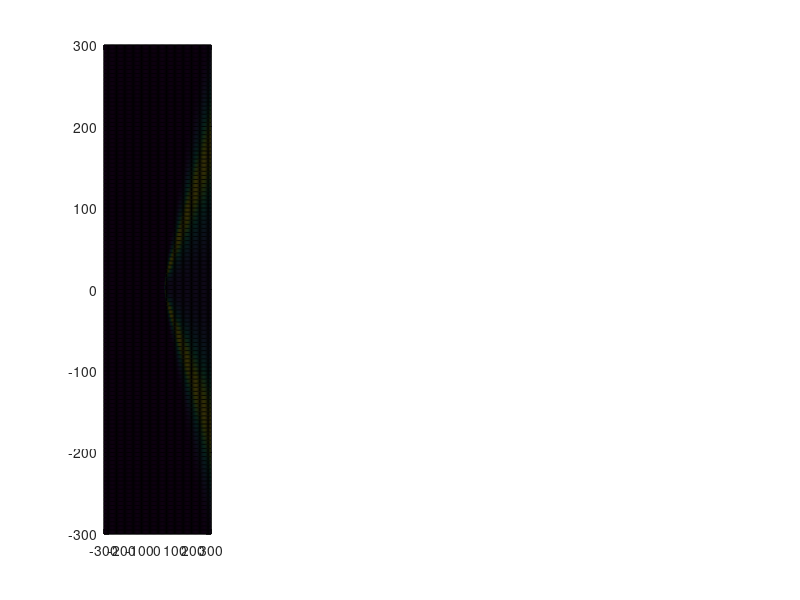

This chart was generated by the following MATLAB code: (Note: this script raises an error after producing the figure.)
% Towed Array Source Localization with Ambiguity Surface method

% SIMULATIONS:

% - Simulation 1: Stationary source, moving array, no noise on measurements
% - Simulation 2: Stationary source, moving array, noisy measurements 
% - Simulation 3: Moving source, moving array, no noise on measurements -
% Incorporates Dilation of Surfaces
% - Simulation 4: Moving source, moving array with more sensors, no noise on measurements
% - Simulation 5: Two stationary sources, moving array, no noise

%//////////////////////////////////////////////////////////////////////////

%% SIMULATION 1: Stationary source, moving array, no noise on measurements
clear, close all

%~~~~~~~~~~~~~~~~~~~~~~~~~~~~Set parameters~~~~~~~~~~~~~~~~~~~~~~~~~~

Ntsteps=4; %number of time steps

%-------- Parameters for Ambiguity surface computation -------------
sig =0.002; %Determine sigma (standard deviation) for the Gaussian:
sig_hyperbolas = 0.0003; % STD for plotting intersecting hyperbolas
%(for visual assesment of how they are crossing)- needs to be small

%--------  Parameters for the source simulation ----------------  
true_wpos(1,:)= [100,50,0]; %[x,y,z]; %Set the START of True whale position 
% (note, the whale will move in this simulation)
Nsources=size(true_wpos,1);

%--------  Parameters for the boat and array simulation ----------------  
d=40; %distance between sensors
boatspeed_kts = 10; % boat speed in knots
boatspeed= boatspeed_kts/1.944; %boat speed in m/s
timestep = 10; % how much time elapses in each time step in s

%--------  Parameters for modeled TDOA ---------------- 
% - Grid range and resolution:
xrange=[-300,300]; % x range in m
yrange=[-300,300]; % y range in m
dx=5; % grid step size in m (resolution) in x direction
dy=dx;% grid step size in m (resolution) in y direction
% - Speed of sound
c=1500;


%~~~~~~~~~~~~~~~~~~~~~~Simulate Hydrophone positions~~~~~~~~~~~~~~~~~~~~~~
hyph_pos(:,:,1)=[0,0,0;d,0,0]; %[x1,y1,z1; x2,y2,z2];
Nsensors=size(hyph_pos,1);
boatmove = boatspeed*timestep;
for t=2:Ntsteps
hyph_pos(:,:,t)=hyph_pos(:,:,t-1)+ repmat([boatmove,0,0],Nsensors,1);
end
Nsensors=size(hyph_pos,1);

%~~~~~~~~~~~~~~~~~~~~~~Compute True TDOAs~~~~~~~~~~~~~~~~~~~~~~~~~~~~~~~~~
true_tdoa=zeros(Nsources,Ntsteps);
ip1=1;ip2=2;
for t=1:Ntsteps
    rp=hyph_pos(:,:,t);
    dt1 = 1/c*sqrt((rp(ip1,1)-true_wpos(:,1)).^2 + ...
        (rp(ip1,2)-true_wpos(:,2)).^2 + ...
        (rp(ip1,3)-true_wpos(:,3)).^2);
    dt2 = 1/c*sqrt((rp(ip2,1)-true_wpos(:,1)).^2 + ...
        (rp(ip2,2)-true_wpos(:,2)).^2 + ...
        (rp(ip2,3)-true_wpos(:,3)).^2);
    true_tdoa(:,t) = dt1-dt2;
end

%~~~~~~~~~~~~~~~~~~~~~~~~Create measurements~~~~~~~~~~~~~~~~~~~~~~~~~~~
tdoa_measured = true_tdoa; %Assume for the moment no noise in measurements

%~~~~~~~~~~~~~~~~~~~Create a grid for surface evaluation~~~~~~~~~~~~~~~~~~
% At the moment grid is fixed, but in future it should move with sensors.
x=xrange(1):dx:xrange(2);
Ngp_x=length(x);
y=yrange(1):dy:yrange(2);
Ngp_y=length(y);
z=0;
Ngp_z=length(z);
[X,Y,Z] = meshgrid(x,y,z);
wpos=[X(:),Y(:),Z(:)]; %gives grid of N x [x,y,z] coordinates
N= size(wpos,1); %number of grid points to evaluate

%~~~~~~~~~~~~~~~~~~~Compute Ambiguity Surfaces~~~~~~~~~~~~~~~~~~~
%Pre-allocate:
LS=nan(Nsources,N,Ntsteps);
LS_Hyperbolas = LS;
fig1=figure; hold on

for t=1:Ntsteps % for each time step compute LS

rp=hyph_pos(:,:,t);
ip1=1;ip2=2;
tdoa_model=zeros(1,N);
for wpi=1:N % for each hypothetical grid position wpos(wpi) this calculates
    % time between position and hydrophone position - dt1 (between
    % hyph 1 and position wpos(wpi)), dt2 (between hyph2 and position wpos(wpi)), then
    % tdoa_model is tdoa between the hyph1 and hyph2 if the source
    % is at wpos(wpi).
    dt1 = 1/c*sqrt( (rp(ip1,1)-wpos(wpi,1))^2 + ...
        (rp(ip1,2)-wpos(wpi,2))^2 + ...
        (rp(ip1,3)-wpos(wpi,3))^2);
    dt2 = 1/c*sqrt( (rp(ip2,1)-wpos(wpi,1))^2 + ...
        (rp(ip2,2)-wpos(wpi,2))^2 + ...
        (rp(ip2,3)-wpos(wpi,3))^2);
    tdoa_model(wpi) = dt1-dt2;
end

LS(:,:,t)= exp(-1/(2*sig^2).*(tdoa_model-tdoa_measured(t)).^2);
LS_Hyperbolas(:,:,t)= exp(-1/(2*sig_hyperbolas^2).*(tdoa_model-tdoa_measured(t)).^2);

%PLOT Ambiguity Surface at time t
LStotal_temp=reshape(LS(:,:,t),[Ngp_y,Ngp_x,Ngp_z]);
subplot(1,Ntsteps,t)
s=pcolor(X,Y,LStotal_temp); hold on
s.EdgeColor='none';
clim([0,1])
colorbar
axis equal
axis tight
plot(rp(ip1,1),rp(ip1,2),'r^','MarkerFaceColor','r'),hold on
plot(rp(ip2,1),rp(ip2,2),'r^','MarkerFaceColor','r')
plot(true_wpos(1),true_wpos(2),'r*','MarkerSize',12,'Linewidth',2)
xlabel(' x (m)'),ylabel('y (m)')
title(['Ambiguity surface for time step ', num2str(t)])

end
fontsize(fig1,14,'points')
ss = get(0, 'Screensize'); %
set(fig1, 'Position', [ss(1) ss(4)/2 ss(3) ss(4)/2]);

%~~~~~~~~~~~~~~~~~~~PLOT final Ambiguity Surface~~~~~~~~~~~~~~~~~~~
LStotal_temp=prod(LS,3);
LStotal=reshape(LStotal_temp,[Ngp_y,Ngp_x,Ngp_z]);
fig2=figure; hold on,
s=pcolor(X,Y,LStotal); 
s.EdgeColor='none';
clim([0,1])
colorbar
axis equal
axis tight
plot([hyph_pos(ip1,1,1),hyph_pos(ip1,1,end)],[hyph_pos(ip1,2,1),hyph_pos(ip1,2,end)],'r-','Linewidth',3),hold on
plot(true_wpos(1),true_wpos(2),'r*','MarkerSize',12,'Linewidth',2)
legend('Ambiguity Surface','Boat track', 'True whale position')
xlabel(' x (m)'),ylabel('y (m)')
title('Total ambiguity surface')
fontsize(fig2,14,'points')

%~~~~~~~~~~~~~~~~~~~PLOT Intersecting Hyperbolas~~~~~~~~~~~~~~~~~~~
LStotal_hyperbolas_temp = sum(LS_Hyperbolas,3);
LStotal_hyperbolas = reshape(LStotal_hyperbolas_temp,[Ngp_y,Ngp_x,Ngp_z]);
fig3=figure;
s=pcolor(X,Y,LStotal_hyperbolas); hold on
s.EdgeColor='none';
set(gca,'YDir', 'normal');
clim([0,1])
colorbar
axis equal
axis tight
plot([hyph_pos(ip1,1,1),hyph_pos(ip1,1,end)],[hyph_pos(ip1,2,1),hyph_pos(ip1,2,end)],'r-', 'Linewidth', 3),hold on
plot(true_wpos(1),true_wpos(2),'r*','MarkerSize',12,'Linewidth',2)
xlabel(' x (m)'),ylabel('y (m)')
legend('Intesecting hyperbolas', 'Boat track', 'True whale position')
title('Intesecting hyperbolas')
fontsize(fig3,14,'points')


%~~~~~~~~~~~~ Determine Ambiguity surface Peak Height and Width~~~~~~~~~~~
disp(' ')
disp('Simulation 1: Stationary source, moving array, no noise on measurements.')
disp(' ')
[peakdata] =findpeaks2D(X,Y,LStotal);
fprintf(['True whale end location is: [', repmat('%g, ', 1, numel(true_wpos(end,:))-1), '%g]\n'],true_wpos(end,:))
%take just one of the estimated peaks (the other is mirror image)
n=1;
estimated_position=[peakdata.peakX(n),peakdata.peakY(n),0]; %were at the moment considering 2D, so z coordinate = 0.
fprintf(['Estimated whale location is: [', repmat('%g, ', 1, numel(estimated_position)-1), '%g]\n'],estimated_position)
fprintf('Width of the peak in X dirextion %.2f \n',peakdata.peakXWidth(n))
fprintf('Width of the peak in Y dirextion %.2f \n',peakdata.peakYWidth(n))
fprintf('Ambiguity value for the estimated location is %.2f \n',peakdata.peakZ(n))
fprintf('The std used for Gaussian is %.3f \n',sig)
fprintf('Number of sensors used is %.0f \n',Nsensors)
%//////////////////////////////////////////////////////////////////////////

%//////////////////////////////////////////////////////////////////////////
%% SIMULATION 2: Stationary source, moving array, noisy measurements 
clear, close all

%~~~~~~~~~~~~~~~~~~~~~~~~~~~~Set parameters~~~~~~~~~~~~~~~~~~~~~~~~~~

Ntsteps=4; %number of time steps

%-------- Parameters for Ambiguity surface computation -------------
sig =0.003; %Determine sigma (standard deviation) for the Gaussian:
sig_hyperbolas = 0.0003; % STD for plotting intersecting hyperbolas
%(for visual assesment of how they are crossing)- needs to be small

%--------  Parameters for the source simulation ----------------  
true_wpos(1,:)= [100,50,0]; %[x,y,z]; %Set the START of True whale position 
% (note, the whale will move in this simulation)
Nsources=size(true_wpos,1);

%--------  Parameters for the boat and array simulation ----------------  
d=40; %distance between sensors
boatspeed_kts = 10; % boat speed in knots
boatspeed= boatspeed_kts/1.944; %boat speed in m/s
timestep = 10; % how much time elapses in each time step in s

%--------  Parameters for modeled TDOA ---------------- 
% - Grid range and resolution:
xrange=[-300,300]; % x range in m
yrange=[-300,300]; % y range in m
dx=5; % grid step size in m (resolution) in x direction
dy=dx;% grid step size in m (resolution) in y direction
% - Speed of sound
c=1500;

%--------  Parameters for measurement noise ---------------- 
measure_noise=0.001; % measurement noise (needs to be equal or less than
% what we assume for sig):


%~~~~~~~~~~~~~~~~~~~~~~Simulate Hydrophone positions~~~~~~~~~~~~~~~~~~~~~~
hyph_pos(:,:,1)=[0,0,0;d,0,0]; %[x1,y1,z1; x2,y2,z2];
Nsensors=size(hyph_pos,1);
boatmove = boatspeed*timestep;
for t=2:Ntsteps
hyph_pos(:,:,t)=hyph_pos(:,:,t-1)+ repmat([boatmove,0,0],Nsensors,1);
end
Nsensors=size(hyph_pos,1);


%~~~~~~~~~~~~~~~~~~~~~~Compute True TDOAs~~~~~~~~~~~~~~~~~~~~~~~~~~~~~~~~~
true_tdoa=zeros(Nsources,Ntsteps);
ip1=1;ip2=2;
for t=1:Ntsteps
    rp=hyph_pos(:,:,t);
    dt1 = 1/c*sqrt((rp(ip1,1)-true_wpos(:,1)).^2 + ...
        (rp(ip1,2)-true_wpos(:,2)).^2 + ...
        (rp(ip1,3)-true_wpos(:,3)).^2);
    dt2 = 1/c*sqrt((rp(ip2,1)-true_wpos(:,1)).^2 + ...
        (rp(ip2,2)-true_wpos(:,2)).^2 + ...
        (rp(ip2,3)-true_wpos(:,3)).^2);
    true_tdoa(:,t) = dt1-dt2;
end

%~~~~~~~~~~~~~~~~~~~~~~~~Create measurements~~~~~~~~~~~~~~~~~~~~~~~~~~~
tdoa_measured = true_tdoa + randn(size(true_tdoa)).*measure_noise; 
tdoa2bearing= @(x) acosd(1500/d*x); %bear2tdoa = @(x) cosd(x).*(d/c);
fprintf('True bearings are: %.4f \n', tdoa2bearing(true_tdoa))
fprintf('Measured bearings are: %.4f \n', tdoa2bearing(tdoa_measured))

%~~~~~~~~~~~~~~~~~~~Create a grid for surface evaluation~~~~~~~~~~~~~~~~~~
% At the moment grid is fixed, but in future it should move with sensors.
x=xrange(1):dx:xrange(2);
Ngp_x=length(x);
y=yrange(1):dy:yrange(2);
Ngp_y=length(y);
z=0;
Ngp_z=length(z);
[X,Y,Z] = meshgrid(x,y,z);
wpos=[X(:),Y(:),Z(:)]; %gives grid of N x [x,y,z] coordinates
N= size(wpos,1); %number of grid points to evaluate

%~~~~~~~~~~~~~~~~~~~Compute Ambiguity Surfaces~~~~~~~~~~~~~~~~~~~
% Pre-allocate:
LS=nan(Nsources,N,Ntsteps);
LS_Hyperbolas = LS;
fig1=figure; hold on

for t=1:Ntsteps % for each time step compute LS

rp=hyph_pos(:,:,t);
ip1=1;ip2=2;
tdoa_model=zeros(1,N);
for wpi=1:N % for each hypothetical grid position wpos(wpi) this calculates
    % time between position and hydrophone position - dt1 (between
    % hyph 1 and position wpos(wpi)), dt2 (between hyph2 and position wpos(wpi)), then
    % tdoa_model is tdoa between the hyph1 and hyph2 if the source
    % is at wpos(wpi).
    dt1 = 1/c*sqrt( (rp(ip1,1)-wpos(wpi,1))^2 + ...
        (rp(ip1,2)-wpos(wpi,2))^2 + ...
        (rp(ip1,3)-wpos(wpi,3))^2);
    dt2 = 1/c*sqrt( (rp(ip2,1)-wpos(wpi,1))^2 + ...
        (rp(ip2,2)-wpos(wpi,2))^2 + ...
        (rp(ip2,3)-wpos(wpi,3))^2);
    tdoa_model(wpi) = dt1-dt2;
end

LS(:,:,t)= exp(-1/(2*sig^2).*(tdoa_model-tdoa_measured(t)).^2);
LS_Hyperbolas(:,:,t)= exp(-1/(2*sig_hyperbolas^2).*(tdoa_model-tdoa_measured(t)).^2);

%PLOT Ambiguity Surface at time t
LStotal_temp=reshape(LS(:,:,t),[Ngp_y,Ngp_x,Ngp_z]);
subplot(1,Ntsteps,t)
s=pcolor(X,Y,LStotal_temp); hold on
s.EdgeColor='none';
clim([0,1])
colorbar
axis equal
axis tight
plot(rp(ip1,1),rp(ip1,2),'r^','MarkerFaceColor','r'),hold on
plot(rp(ip2,1),rp(ip2,2),'r^','MarkerFaceColor','r')
plot(true_wpos(1),true_wpos(2),'r*','MarkerSize',12,'Linewidth',2)
xlabel(' x (m)'),ylabel('y (m)')
title(['Ambiguity surface for time step ', num2str(t)])

end
fontsize(fig1,14,'points')
ss = get(0, 'Screensize'); %
set(fig1, 'Position', [ss(1) ss(4)/2 ss(3) ss(4)/2]);

%~~~~~~~~~~~~~~~~~~~PLOT final Ambiguity Surface~~~~~~~~~~~~~~~~~~~
LStotal_temp=prod(LS,3);
LStotal=reshape(LStotal_temp,[Ngp_y,Ngp_x,Ngp_z]);
fig2=figure; hold on,
s=pcolor(X,Y,LStotal); 
s.EdgeColor='none';
clim([0,1])
colorbar
axis equal
axis tight
plot([hyph_pos(ip1,1,1),hyph_pos(ip1,1,end)],[hyph_pos(ip1,2,1),hyph_pos(ip1,2,end)],'r-','Linewidth',3),hold on
plot(true_wpos(1),true_wpos(2),'r*','MarkerSize',12,'Linewidth',2)
legend('Ambiguity Surface','Boat track', 'True whale position')
xlabel(' x (m)'),ylabel('y (m)')
title('Total ambiguity surface')
fontsize(fig2,14,'points')

%~~~~~~~~~~~~~~~~~~~PLOT Intersecting Hyperbolas~~~~~~~~~~~~~~~~~~~
LStotal_hyperbolas_temp = sum(LS_Hyperbolas,3);
LStotal_hyperbolas = reshape(LStotal_hyperbolas_temp,[Ngp_y,Ngp_x,Ngp_z]);
fig3=figure;
s=pcolor(X,Y,LStotal_hyperbolas); hold on
s.EdgeColor='none';
set(gca,'YDir', 'normal');
clim([0,1])
colorbar
axis equal
axis tight
plot([hyph_pos(ip1,1,1),hyph_pos(ip1,1,end)],[hyph_pos(ip1,2,1),hyph_pos(ip1,2,end)],'r-', 'Linewidth', 3),hold on
plot(true_wpos(1),true_wpos(2),'r*','MarkerSize',12,'Linewidth',2)
xlabel(' x (m)'),ylabel('y (m)')
legend('Intesecting hyperbolas', 'Boat track', 'True whale position')
title('Intesecting hyperbolas')
fontsize(fig3,14,'points')

%~~~~~~~~~~~~ Determine Ambiguity surface Peak Height and Width~~~~~~~~~~~
disp(' ')
disp('Simulation 2: Stationary source, moving array, noisy measurements.')
disp(' ')

[peakdata] =findpeaks2D(X,Y,LStotal);
fprintf(['True whale end location is: [', repmat('%g, ', 1, numel(true_wpos(end,:))-1), '%g]\n'],true_wpos(end,:))
%take just one of the estimated peaks (the other is mirror image)
n=1;
estimated_position=[peakdata.peakX(n),peakdata.peakY(n),0]; %were at the moment considering 2D, so z coordinate = 0.
fprintf(['Estimated whale location is: [', repmat('%g, ', 1, numel(estimated_position)-1), '%g]\n'],estimated_position)
fprintf('Width of the peak in X dirextion %.2f \n',peakdata.peakXWidth(n))
fprintf('Width of the peak in Y dirextion %.2f \n',peakdata.peakYWidth(n))
fprintf('Ambiguity value for the estimated location is %.2f \n',peakdata.peakZ(n))
fprintf('The std used for Gaussian is %.3f \n',sig)
fprintf('The std used for measurement noise is %.3f \n',measure_noise)
fprintf('Number of sensors used is %.0f \n',Nsensors)
%//////////////////////////////////////////////////////////////////////////

%//////////////////////////////////////////////////////////////////////////
%% SIMULATION 3: Moving source, moving array, no noise on measurements
%!!!!!!!!!!!! Incorporates Dilation of Surfaces !!!!!!!!!!!!!!

clear,close all

%~~~~~~~~~~~~~~~~~~~~~~~~~~~~Set parameters~~~~~~~~~~~~~~~~~~~~~~~~~~

Ntsteps=4; %number of time steps

%-------- Parameters for Ambiguity surface computation -------------
sig =0.002; %Determine sigma (standard deviation) for the Gaussian:
sig_hyperbolas = 0.0003; % STD for plotting intersecting hyperbolas
%(for visual assesment of how they are crossing)- needs to be small

%--------  Parameters for the source simulation ----------------  
true_wpos(1,:)= [200,100,0]; %[x,y,z]; %Set the START of True whale position 
% (note, the whale will move in this simulation)
Nsources=size(true_wpos,1);
mean_horiz_swimspeed= 0.5; %mean horizontal swim speed (for sperm whale) [m/s] 
% (Also used for surface dilation)
swim_direction = 'xy'; % which direction whale moves - 'x', 'y', or 'xy'

%--------  Parameters for the boat and array simulation ----------------  
d=40; %distance between sensors
boatspeed_kts = 10; % boat speed in knots
boatspeed= boatspeed_kts/1.944; %boat speed in m/s
timestep = 10; % how much time elapses in each time step in s

%--------  Parameters for modeled TDOA ---------------- 
% - Grid range and resolution:
xrange=[-300,300]; % x range in m
yrange=[-50,300]; % y range in m
dx=5; % grid step size in m (resolution) in x direction
dy=dx;% grid step size in m (resolution) in y direction
% - Speed of sound
c=1500;

%~~~~~~~~~~~~~~~~~~~~~~Simulate Hydrophone positions~~~~~~~~~~~~~~~~~~~~~~
hyph_pos(:,:,1)=[0,0,0;d,0,0]; %[x1,y1,z1; x2,y2,z2];
Nsensors=size(hyph_pos,1);
boatmove = boatspeed*timestep;
for t=2:Ntsteps
hyph_pos(:,:,t)=hyph_pos(:,:,t-1)+ repmat([boatmove,0,0],Nsensors,1);
end
Nsensors=size(hyph_pos,1);

%~~~~~~~~~~~~~~~~~~~~~~Simulate True Whale positions~~~~~~~~~~~~~~~~~~~~~~
whalemove=mean_horiz_swimspeed*timestep;
switch swim_direction
    case 'x'
        whalemove_t=[whalemove,0,0];
    case 'y'
        whalemove_t=[0,whalemove,0];
    case 'xy'
        whalemove_t=[whalemove/2,whalemove/2,0];
end
for t=2:Ntsteps
true_wpos(t,:)= true_wpos(t-1,:) + whalemove_t; % [x,y,z];
% Slow swimming whale + [3,6,0];
% Fast swimming whale + [8.7,17.4,0];
end

%~~~~~~~~~~~~~~~~~~~~~~Compute True TDOAs~~~~~~~~~~~~~~~~~~~~~~~~~~~~~~~~~
true_tdoa=zeros(Nsources,Ntsteps);
ip1=1;ip2=2;
for t=1:Ntsteps
    rp=hyph_pos(:,:,t);
    dt1 = 1/c*sqrt((rp(ip1,1)-true_wpos(t,1)).^2 + ...
        (rp(ip1,2)-true_wpos(t,2)).^2 + ...
        (rp(ip1,3)-true_wpos(t,3)).^2);
    dt2 = 1/c*sqrt((rp(ip2,1)-true_wpos(t,1)).^2 + ...
        (rp(ip2,2)-true_wpos(t,2)).^2 + ...
        (rp(ip2,3)-true_wpos(t,3)).^2);
    true_tdoa(:,t) = dt1-dt2;
end

%~~~~~~~~~~~~~~~~~~~~~~~~Create measurements~~~~~~~~~~~~~~~~~~~~~~~~~~~
tdoa_measured = true_tdoa; %Assume for the moment no noise in measurements

%~~~~~~~~~~~~~~~~~~~Create a grid for surface evaluation~~~~~~~~~~~~~~~~~~
% At the moment grid is fixed, but in future it should move with sensors.
x=xrange(1):dx:xrange(2);
Ngp_x=length(x);
y=yrange(1):dy:yrange(2);
Ngp_y=length(y);
z=0;
Ngp_z=length(z);
[X,Y,Z] = meshgrid(x,y,z);
wpos=[X(:),Y(:),Z(:)]; %gives grid of N x [x,y,z] coordinates
N= size(wpos,1); %number of grid points to evaluate


%~~~~~~~~~ Get time step when animal is closest to 90deg (tdoa=0s)~~~~~~~~~
% This is for the purpose of Surface Dilation
[~,ind]=min(abs(tdoa_measured));
tsteps=1:1:Ntsteps;
tstep90=tsteps(ind); 

%~~~~~~~~~~~~~~~~~~~Compute Ambiguity Surfaces~~~~~~~~~~~~~~~~~~~
% Without dilation : LS
% With Dialtion: LSdilate
%Pre-allocate:
LS=nan(Nsources,N,Ntsteps); 
LS_Hyperbolas = LS;
LSdilate = nan(Ngp_y,Ngp_x,Ntsteps); %swap x and y inpuput arguments since 
% reshape() will be used to fill in the values
fig1=figure; hfig1=cell(1,Ntsteps);

for t=1:Ntsteps % for each time step compute LS

rp=hyph_pos(:,:,t);
ip1=1;ip2=2;
tdoa_model=zeros(1,N);
for wpi=1:N % for each hypothetical grid position wpos(wpi) this calculates
    % time between position and hydrophone position - dt1 (between
    % hyph 1 and position wpos(wpi)), dt2 (between hyph2 and position wpos(wpi)), then
    % tdoa_model is tdoa between the hyph1 and hyph2 if the source
    % is at wpos(wpi).
    dt1 = 1/c*sqrt( (rp(ip1,1)-wpos(wpi,1))^2 + ...
        (rp(ip1,2)-wpos(wpi,2))^2 + ...
        (rp(ip1,3)-wpos(wpi,3))^2);
    dt2 = 1/c*sqrt( (rp(ip2,1)-wpos(wpi,1))^2 + ...
        (rp(ip2,2)-wpos(wpi,2))^2 + ...
        (rp(ip2,3)-wpos(wpi,3))^2);
    tdoa_model(wpi) = dt1-dt2;
end

LS(:,:,t)= exp(-1/(2*sig^2).*(tdoa_model-tdoa_measured(t)).^2);
LS_Hyperbolas(:,:,t)= exp(-1/(2*sig_hyperbolas^2).*(tdoa_model-tdoa_measured(t)).^2);

% PLOT Ambiguity Surface at time t (without surface dilation)
LStotal_temp=reshape(LS(:,:,t),[Ngp_y,Ngp_x,Ngp_z]);
%NOTE: reshape(A,[2,3]) reshapes A into a 2-by-3 matrix - 
% reshape(A,[rows,columns])- i.e. reshape(A,[y,x]);
hfig1{t}=subplot(1,Ntsteps,t,'Parent', fig1); hold on;
pcolor(hfig1{t},X,Y,LStotal_temp); 
clim([0,1])
colorbar
shading interp
axis equal
axis tight
hold on;plot(hfig1{t},rp(ip1,1),rp(ip1,2),'r^','MarkerFaceColor','r')
hold on;plot(hfig1{t},rp(ip2,1),rp(ip2,2),'r^','MarkerFaceColor','r')
hold on;plot(hfig1{t},true_wpos(t,1),true_wpos(t,2),'r*','MarkerSize',12,'Linewidth',2)
xlabel(' x (m)'),ylabel('y (m)')
hold off

%///////////////////DILATE SURFACES////////////////////////////////
% Apply Surface dilation filter (imdilate) to compensate for whale movement:

dt90 = timestep*abs(t-tstep90); %Elapsed time from when animals are at 90deg (0 tdoa) [s]
if dt90==0

    LSdilate(:,:,t)=LStotal_temp; %do not dilate if animal is at the beam (the tdoas should be correct)

else
    mdwh=dt90*mean_horiz_swimspeed; %maximum distance whale could have travelled horizontally [m]

    %gridpoints for filter in x (and also y since the same assumptions re swim speed and grid space)
    xgridf=0:dx:(mdwh+dx);
    filt_x_grid = [-fliplr(xgridf(2:end)),xgridf];
    ygridf=0:dy:(mdwh+dy);
    filt_y_grid = [-fliplr(ygridf(2:end)),ygridf];
    [Fx,Fy] = meshgrid(filt_x_grid,filt_y_grid);
    De = sqrt(Fx.^2+Fy.^2)/mdwh; %normalize to max distance that the whale could have swam (feasible distance will be 1 or lower)

    LSdilate(:,:,t)=imdilate(LStotal_temp,(De<=1));
end
%//////////////////////////////////////////////////////////////////

end
ss = get(0, 'Screensize'); %
set(fig1, 'Position', [ss(1) ss(4)/2 ss(3) ss(4)/2]);


% ~~~~~~~~~~~~~~~~PLOT final Ambiguity Surface without Dilation~~~~~~~~~~~~~
LStotal_temp=prod(LS,3);
LStotal=reshape(LStotal_temp,[Ngp_y,Ngp_x,Ngp_z]);
fig2=figure; hold on,
pcolor(X,Y,LStotal);
clim([0,1])
colorbar
shading interp
axis equal
axis tight
plot([hyph_pos(ip1,1,1),hyph_pos(ip1,1,end)],[hyph_pos(ip1,2,1),hyph_pos(ip1,2,end)],'r-', 'Linewidth', 3),hold on
for k=2:Ntsteps
plot([true_wpos(k-1,1),true_wpos(k,1)],[true_wpos(k-1,2),true_wpos(k,2)],'r*-','MarkerSize',12,'Linewidth',2)
end
xlabel(' x (m)'),ylabel('y (m)')
title(['Total ambiguity surface WITHOUT dilation for \sigma=',num2str(sig)])
legend('Ambiguity Surface','Boat track', 'True whale position')
fontsize(fig2,14,'points')


%~~~~~~~~~~~~~~PLOT dilated Ambiguity Surfaces for each time t~~~~~~~~~~~~~
% PLOT dilated surface (for some reason it messes up fig 1 if plotted
% within the loop)
fig3=figure; hfig2=cell(1,Ntsteps);
for t=1:Ntsteps
ip1=1;ip2=2;
rp=hyph_pos(:,:,t);
%PLOT
hfig2{t}=subplot(1,Ntsteps,t,'Parent', fig3); hold on;
pcolor(hfig2{t},X,Y,LSdilate(:,:,t)); hold on;
clim([0,1])
colorbar
shading interp
axis equal
axis tight
plot(hfig2{t},rp(ip1,1),rp(ip1,2),'r^','MarkerFaceColor','r'),hold on
plot(hfig2{t},rp(ip2,1),rp(ip2,2),'r^','MarkerFaceColor','r')
plot(hfig2{t},true_wpos(t,1),true_wpos(t,2),'r*','Markersize',10, 'LineWidth',3)
xlabel(' x (m)'),ylabel('y (m)')
hold off
end
title('Dilated ambiguity surfaces')
ss = get(0, 'Screensize'); %
set(fig3, 'Position', [ss(1) ss(4)/2 ss(3) ss(4)/2]);

%~~~~~~~~~~~~~~~~PLOT final Ambiguity Surface with Dilation~~~~~~~~~~~~~
LSdilatetotal=prod(LSdilate,3);
fig4=figure; hold on,
pcolor(X,Y,LSdilatetotal);
clim([0,1])
colorbar
shading interp
axis equal
axis tight
plot([hyph_pos(ip1,1,1),hyph_pos(ip1,1,end)],[hyph_pos(ip1,2,1),hyph_pos(ip1,2,end)],'r-', 'Linewidth', 3),hold on
for k=2:Ntsteps
plot([true_wpos(k-1,1),true_wpos(k,1)],[true_wpos(k-1,2),true_wpos(k,2)],'r*-','MarkerSize',12,'Linewidth',2)
end
xlabel(' x (m)'),ylabel('y (m)')
title(['Total ambiguity surface WITH dilation for \sigma=',num2str(sig)])
legend('Ambiguity Surface','Boat track', 'True whale position')
fontsize(fig4,14,'points')


%~~~~~~~~~~~~~~~~~~~PLOT Intersecting Hyperbolas~~~~~~~~~~~~~~~~~~~
LStotal_hyperbolas_temp = sum(LS_Hyperbolas,3);
LStotal_hyperbolas = reshape(LStotal_hyperbolas_temp,[Ngp_y,Ngp_x,Ngp_z]);
fig5=figure;
pcolor(X,Y,LStotal_hyperbolas); hold on
set(gca,'YDir', 'normal');
clim([0,1])
colorbar
shading interp
axis equal
axis tight
plot([hyph_pos(ip1,1,1),hyph_pos(ip1,1,end)],[hyph_pos(ip1,2,1),hyph_pos(ip1,2,end)],'r-', 'Linewidth', 3),hold on
for k=2:Ntsteps
plot([true_wpos(k-1,1),true_wpos(k,1)],[true_wpos(k-1,2),true_wpos(k,2)],'r*-','MarkerSize',12,'Linewidth',2)
end
xlabel(' x (m)'),ylabel('y (m)')
legend('Intesecting hyperbolas', 'Boat track', 'True whale position')
title ('Intersecting hyperbolas')
fontsize(fig5,14,'points')


%~~~~~~~~~~~~ Determine Ambiguity surface Peak Height and Width~~~~~~~~~~~
disp(' ')
disp(['Simulation 3: Moving source, moving array, no noise on measurements.' ...
    ' Incorporates Surface dilation'])
disp(' ')

% WITHOUT DILATION
[peakdata] =findpeaks2D(X,Y,LStotal);
disp('------------------------------')
disp('WITHOUT Dilation')
fprintf(['True whale end location is: [', repmat('%g, ', 1, numel(true_wpos(end,:))-1), '%g]\n'],true_wpos(end,:))
%take just one of the estimated peaks (the other is mirror image)
n=1;
estimated_position=[peakdata.peakX(n),peakdata.peakY(n),0]; %were at the moment considering 2D, so z coordinate = 0.
fprintf(['Estimated whale location is: [', repmat('%g, ', 1, numel(estimated_position)-1), '%g]\n'],estimated_position)
fprintf('Width of the peak in X dirextion %.2f \n',peakdata.peakXWidth(n))
fprintf('Width of the peak in Y dirextion %.2f \n',peakdata.peakYWidth(n))
fprintf('Ambiguity value for the estimated location is %.2f \n',peakdata.peakZ(n))
fprintf('The variance used for Gaussian is %.3f \n',sig)
fprintf('Number of sensors used is %.0f \n',Nsensors)
%//////////////////////////////////////////////////////////////////////////

% WITH DILATION
[peakdata_dilate] =findpeaks2D(X,Y,LSdilatetotal);
disp('------------------------------')
disp('WITH Dilation')
fprintf(['True whale end location is: [', repmat('%g, ', 1, numel(true_wpos(end,:))-1), '%g]\n'],true_wpos(end,:))
%take just one of the estimated peaks (the other is mirror image)
n=1;
estimated_position=[peakdata_dilate.peakX(n),peakdata_dilate.peakY(n),0]; %were at the moment considering 2D, so z coordinate = 0.
fprintf(['Estimated whale location is: [', repmat('%g, ', 1, numel(estimated_position)-1), '%g]\n'],estimated_position)
fprintf('Width of the peak in X dirextion %.2f \n',peakdata_dilate.peakXWidth(n))
fprintf('Width of the peak in Y dirextion %.2f \n',peakdata_dilate.peakYWidth(n))
fprintf('Ambiguity value for the estimated location is %.2f \n',peakdata_dilate.peakZ(n))
fprintf('The variance used for Gaussian is %.3f \n',sig)
fprintf('Number of sensors used is %.0f \n',Nsensors)

%//////////////////////////////////////////////////////////////////////////

%//////////////////////////////////////////////////////////////////////////
%% SIMULATION 4: Moving source, moving array with more sensors, no noise on measurements

clear,close all

%~~~~~~~~~~~~~~~~~~~~~~~~~~~~Set parameters~~~~~~~~~~~~~~~~~~~~~~~~~~

Ntsteps=4; %number of time steps

%-------- Parameters for Ambiguity surface computation -------------
sig =0.003; %Determine sigma (standard deviation) for the Gaussian:
sig_hyperbolas = 0.0003; % STD for plotting intersecting hyperbolas
%(for visual assesment of how they are crossing)- needs to be small

%--------  Parameters for the source simulation ----------------  
true_wpos(1,:)= [100,50,0]; %[x,y,z]; %Set the START of True whale position 
% (note, the whale will move in this simulation)
Nsources=size(true_wpos,1);
mean_horiz_swimspeed= 0.5; %mean horizontal swim speed (for sperm whale) [m/s] 
% (Also used for surface dilation)
swim_direction = 'xy'; % which direction whale moves - 'x', 'y', or 'xy'

%--------  Parameters for the boat and array simulation ----------------  
d1=3; %distance between sensors 1&2
d2=40; %distance between sensors 2&3
boatspeed_kts = 10; % boat speed in knots
boatspeed= boatspeed_kts/1.944; %boat speed in m/s
timestep = 10; % how much time elapses in each time step in s

%--------  Parameters for modeled TDOA ---------------- 
% - Grid range and resolution:
xrange=[-300,300]; % x range in m
yrange=[-300,300]; % y range in m
dx=5; % grid step size in m (resolution) in x direction
dy=dx;% grid step size in m (resolution) in y direction
% - Speed of sound
c=1500;

%~~~~~~~~~~~~~~~~~~~~~~Simulate Hydrophone positions~~~~~~~~~~~~~~~~~~~~~~
%The boat is moving along x direction
hyph_pos(:,:,1)=[0,0,0;d1,0,0;d2,0,0]; %[x1,y1,z1; x2,y2,z2; x3,y3,z3];
Nsensors=size(hyph_pos,1);
boatmove = boatspeed*timestep;
for t=2:Ntsteps
hyph_pos(:,:,t)=hyph_pos(:,:,t-1)+ repmat([boatmove,0,0],Nsensors,1);
end
Nsensors=size(hyph_pos,1);

%~~~~~~~~~~~~~~~~~~~~~~Simulate True Whale positions~~~~~~~~~~~~~~~~~~~~~~
whalemove=mean_horiz_swimspeed*timestep;
switch swim_direction
    case 'x'
        whalemove_t=[whalemove,0,0];
    case 'y'
        whalemove_t=[0,whalemove,0];
    case 'xy'
        whalemove_t=[whalemove/2,whalemove/2,0];
end
for t=2:Ntsteps
true_wpos(t,:)= true_wpos(t-1,:) + whalemove_t; % [x,y,z];
% Slow swimming whale + [3,6,0];
% Fast swimming whale + [8.7,17.4,0];
end

%~~~~~~~~~~~~~~~~~~~~~~Compute True TDOAs~~~~~~~~~~~~~~~~~~~~~~~~~~~~~~~~~
% compute tdoas between all sensors:
Ncombos=Nsensors*(Nsensors-1)- sum((Nsensors-1):-1:1); %Number of tdoa pairs
true_tdoas= cell(1,Ncombos);
count=1;
for ip1=1:Nsensors
    for ip2= ip1+1:Nsensors
        true_tdoa_temp=zeros(1,Ntsteps);
        for t=1:Ntsteps % at each time t
            rp=hyph_pos(:,:,t);

            dt1 = 1/c*sqrt((rp(ip1,1)-true_wpos(t,1))^2 + ...
                (rp(ip1,2)-true_wpos(t,2))^2 + ...
                (rp(ip1,3)-true_wpos(t,3))^2);
            dt2 = 1/c*sqrt((rp(ip2,1)-true_wpos(t,1))^2 + ...
                (rp(ip2,2)-true_wpos(t,2))^2 + ...
                (rp(ip2,3)-true_wpos(t,3))^2);
            true_tdoa_temp(t) = dt1-dt2;
        end
        true_tdoas{count}=true_tdoa_temp;
        count=count+1;
    end
end

%~~~~~~~~~~~~~~~~~~~~~~~~Create measurements~~~~~~~~~~~~~~~~~~~~~~~~~~~
%re-arrange so that the measured tdoas are per time step (matrix of (Ncombos,Ntsteps)):
tdoa_measured = vertcat(true_tdoas{:}); %Assume for the moment no noise in measurements

%~~~~~~~~~~~~~~~~~~~Create a grid for surface evaluation~~~~~~~~~~~~~~~~~~
% At the moment grid is fixed, but in future it should move with sensors.
x=xrange(1):dx:xrange(2);
Ngp_x=length(x);
y=yrange(1):dy:yrange(2);
Ngp_y=length(y);
z=0;
Ngp_z=length(z);
[X,Y,Z] = meshgrid(x,y,z);
wpos=[X(:),Y(:),Z(:)]; %gives grid of N x [x,y,z] coordinates
N= size(wpos,1); %number of grid points to evaluate

%~~~~~~~~~~~~~~~~~~~Compute Ambiguity Surfaces~~~~~~~~~~~~~~~~~~~
%Pre-allocate:
LStotal_tstep=zeros(Nsources,N,Ntsteps);

for t=1:Ntsteps % for each time step compute LS (should be a product of LSs for all hydrophone pairs)

    rp=hyph_pos(:,:,t);
    count=1;

    LS_temp=zeros(Ncombos,N);
    fig1=figure; hold on
    for ip1=1:Nsensors
        for ip2= ip1+1:Nsensors
            tdoa_model=zeros(1,N);
            for wpi=1:N % for each hypothetical grid position wpos(wpi) this calculates
                % time between position and hydrophone position - dt1 (between
                % hyph 1 and position wpos(wpi)), dt2 (between hyph2 and position wpos(wpi)), then
                % tdoa_model is tdoa between the hyph1 and hyph2 if the source
                % is at wpos(wpi).
                dt1 = 1/c*sqrt( (rp(ip1,1)-wpos(wpi,1))^2 + ...
                    (rp(ip1,2)-wpos(wpi,2))^2 + ...
                    (rp(ip1,3)-wpos(wpi,3))^2);
                dt2 = 1/c*sqrt( (rp(ip2,1)-wpos(wpi,1))^2 + ...
                    (rp(ip2,2)-wpos(wpi,2))^2 + ...
                    (rp(ip2,3)-wpos(wpi,3))^2);
                tdoa_model(wpi) = dt1-dt2;
            end

            LS_temp(count,:)= exp(-1/(2*sig^2).*(tdoa_model-tdoa_measured(count,t)).^2);
            

            LStotal_temp=reshape(LS_temp(count,:),[Ngp_y,Ngp_x,Ngp_z]);
            subplot(1,Nsensors,count)
            s=pcolor(X,Y,LStotal_temp); hold on
            s.EdgeColor='none';
            clim([0,1])
            colorbar
            axis equal
            axis tight
            plot(rp(ip1,1),rp(ip1,2),'r^','MarkerFaceColor','r'),hold on
            plot(rp(ip2,1),rp(ip2,2),'r^','MarkerFaceColor','r')
            plot(true_wpos(t,1),true_wpos(t,2),'r*','MarkerSize',12,'Linewidth',2)
            xlabel(' x (m)'),ylabel('y (m)')
            title(['Ambiguity surface at time step ',num2str(t),...
                ', sensors ', num2str(ip1), ' and ', num2str(ip2)])

            count=count+1;

        end
    end
    ss = get(0, 'Screensize'); %
    set(fig1, 'Position', [ss(1) ss(4)/2 ss(3) ss(4)/2]);

    LStotal_tstep(:,:,t) = prod(LS_temp);
    LStotal_tstep_temp=reshape(LStotal_tstep(:,:,t),[Ngp_y,Ngp_x,Ngp_z]);
    fig2=figure;
    s=pcolor(X,Y,LStotal_tstep_temp); hold on
    s.EdgeColor='none';
    clim([0,1])
    colorbar
    axis equal
    axis tight
    for k=1:Nsensors
        plot(rp(k,1),rp(k,2),'r^','MarkerFaceColor','r'),hold on
    end
    plot(true_wpos(t,1),true_wpos(t,2),'r*','MarkerSize',12,'Linewidth',2)
    xlabel(' x (m)'),ylabel('y (m)')
    title(['Total Ambiguity surface at time step ',num2str(t)])

end


%~~~~~~~~~~~~~~~~~~~PLOT final Ambiguity Surface~~~~~~~~~~~~~~~~~~~
LStotal_temp=prod(LStotal_tstep,3);
LStotal=reshape(LStotal_temp,[Ngp_y,Ngp_x,Ngp_z]);
h=figure; hold on;
s=pcolor(X,Y,LStotal);
s.EdgeColor='none';
clim([0,1])
colorbar
axis equal
axis tight
hph=1;
plot([hyph_pos(hph,1,1),hyph_pos(hph,1,end)],[hyph_pos(hph,2,1),hyph_pos(hph,2,end)],'r-','Linewidth',3),hold on
for k=2:Ntsteps
plot([true_wpos(k-1,1),true_wpos(k,1)],[true_wpos(k-1,2),true_wpos(k,2)],'r*-','MarkerSize',12,'Linewidth',2)
end
xlabel(' x (m)'),ylabel('y (m)'), title ('Total ambiguity surface')
legend('Intesecting hyperbolas', 'Boat track', 'True whale position')
fontsize(h,14,'points')


%~~~~~~~~~~~~ Determine Ambiguity surface Peak Height and Width~~~~~~~~~~~
disp(' ')
disp('Simulation 4: Moving source, moving array with more sensors, no noise on measurements.')
disp(' ')

[peakdata] =findpeaks2D(X,Y,LStotal);
fprintf(['True whale end location is: [', repmat('%g, ', 1, numel(true_wpos(end,:))-1), '%g]\n'],true_wpos(end,:))
%take just one of the estimated peaks (the other is mirror image)
n=1;
estimated_position=[peakdata.peakX(n),peakdata.peakY(n),0]; %were at the moment considering 2D, so z coordinate = 0.
fprintf(['Estimated whale location is: [', repmat('%g, ', 1, numel(estimated_position)-1), '%g]\n'],estimated_position)
fprintf('Width of the peak in X dirextion %.2f \n',peakdata.peakXWidth(n))
fprintf('Width of the peak in Y dirextion %.2f \n',peakdata.peakYWidth(n))
fprintf('Ambiguity value for the estimated location is %.2f \n',peakdata.peakZ(n))
fprintf('The std used for Gaussian is %.3f \n',sig)
fprintf('Number of sensors used is %.0f \n',Nsensors)
%//////////////////////////////////////////////////////////////////////////

%//////////////////////////////////////////////////////////////////////////
%% SIMULATION 5: Moving array (2 sensors), two stationary sources, no noise

clear, close all

%~~~~~~~~~~~~~~~~~~~~~~~~~~~~Set parameters~~~~~~~~~~~~~~~~~~~~~~~~~~

Ntsteps=4; %number of time steps

%-------- Parameters for Ambiguity surface computation -------------
sig =0.003; %Determine sigma (standard deviation) for the Gaussian:
sig_hyperbolas = 0.0003; % STD for plotting intersecting hyperbolas
%(for visual assesment of how they are crossing)- needs to be small

%--------  Parameters for the source simulation ----------------  
true_wpos(1,:)= [100,50,0]; %[x,y,z]; %Set the START of True whale position 
% (note, the whale will move in this simulation)
true_wpos(2,:)= [10,100,0];
Nsources=size(true_wpos,1);
mean_horiz_swimspeed= 0.5; %mean horizontal swim speed (for sperm whale) [m/s] 
% (Also used for surface dilation)
swim_direction = 'xy'; % which direction whale moves - 'x', 'y', or 'xy'

%--------  Parameters for the boat and array simulation ----------------  
d=40; %distance between sensors 2&3
boatspeed_kts = 10; % boat speed in knots
boatspeed= boatspeed_kts/1.944; %boat speed in m/s
timestep = 10; % how much time elapses in each time step in s

%--------  Parameters for modeled TDOA ---------------- 
% - Grid range and resolution:
xrange=[-300,300]; % x range in m
yrange=[-300,300]; % y range in m
dx=5; % grid step size in m (resolution) in x direction
dy=dx;% grid step size in m (resolution) in y direction
% - Speed of sound
c=1500;

%~~~~~~~~~~~~~~~~~~~~~~Simulate Hydrophone positions~~~~~~~~~~~~~~~~~~~~~~
%The boat is moving along x direction
hyph_pos(:,:,1)=[0,0,0;d,0,0]; %[x1,y1,z1; x2,y2,z2];
Nsensors=size(hyph_pos,1);
boatmove = boatspeed*timestep;
for t=2:Ntsteps
hyph_pos(:,:,t)=hyph_pos(:,:,t-1)+ repmat([boatmove,0,0],Nsensors,1);
end
Nsensors=size(hyph_pos,1);


%~~~~~~~~~~~~~~~~~~~~~~Compute True TDOAs~~~~~~~~~~~~~~~~~~~~~~~~~~~~~~~~~
true_tdoa=zeros(Nsources,Ntsteps);
ip1=1;ip2=2;
for t=1:Ntsteps
    rp=hyph_pos(:,:,t);
    dt1 = 1/c*sqrt((rp(ip1,1)-true_wpos(:,1)).^2 + ...
        (rp(ip1,2)-true_wpos(:,2)).^2 + ...
        (rp(ip1,3)-true_wpos(:,3)).^2);
    dt2 = 1/c*sqrt((rp(ip2,1)-true_wpos(:,1)).^2 + ...
        (rp(ip2,2)-true_wpos(:,2)).^2 + ...
        (rp(ip2,3)-true_wpos(:,3)).^2);
    true_tdoa(:,t) = dt1-dt2;
end


%~~~~~~~~~~~~~~~~~~~~~~~~Create measurements~~~~~~~~~~~~~~~~~~~~~~~~~~~
tdoa_measured = true_tdoa; %Assume for the moment no noise in measurements
%measurements are a matrix Nsources x Nsteps

%~~~~~~~~~~~~~~~~~~~Create a grid for surface evaluation~~~~~~~~~~~~~~~~~~
% At the moment grid is fixed, but in future it should move with sensors.
x=xrange(1):dx:xrange(2);
Ngp_x=length(x);
y=yrange(1):dy:yrange(2);
Ngp_y=length(y);
z=0;
Ngp_z=length(z);
[X,Y,Z] = meshgrid(x,y,z);
wpos=[X(:),Y(:),Z(:)]; %gives grid of N x [x,y,z] coordinates
N= size(wpos,1); %number of grid points to evaluate


%~~~~~~~~~~~~~~~~~~~Compute Ambiguity Surfaces~~~~~~~~~~~~~~~~~~~
%Pre-allocate:
LS=nan(Nsources,N,Ntsteps);

for t=1:Ntsteps % for each time step compute LS

rp=hyph_pos(:,:,t);
ip1=1;ip2=2;
tdoa_model=zeros(1,N);
for wpi=1:N % for each hypothetical grid position wpos(wpi) this calculates
    % time between position and hydrophone position - dt1 (between
    % hyph 1 and position wpos(wpi)), dt2 (between hyph2 and position wpos(wpi)), then
    % tdoa_model is tdoa between the hyph1 and hyph2 if the source
    % is at wpos(wpi).
    dt1 = 1/c*sqrt( (rp(ip1,1)-wpos(wpi,1))^2 + ...
        (rp(ip1,2)-wpos(wpi,2))^2 + ...
        (rp(ip1,3)-wpos(wpi,3))^2);
    dt2 = 1/c*sqrt( (rp(ip2,1)-wpos(wpi,1))^2 + ...
        (rp(ip2,2)-wpos(wpi,2))^2 + ...
        (rp(ip2,3)-wpos(wpi,3))^2);
    tdoa_model(wpi) = dt1-dt2;
end

LS(:,:,t)= exp(-1/(2*sig^2).*(tdoa_model-tdoa_measured(:,t)).^2);


%PLOT Ambiguity Surface for each source at time t
figure,hold on
for n=1:Nsources
LStotal_temp=reshape(LS(n,:,t),[Ngp_y,Ngp_x,Ngp_z]);
subplot(1,Nsources,n)
s=pcolor(X,Y,LStotal_temp); hold on
s.EdgeColor='none';
clim([0,1])
colorbar
axis equal
axis tight
plot(rp(ip1,1),rp(ip1,2),'r^','MarkerFaceColor','r'),hold on
plot(rp(ip2,1),rp(ip2,2),'r^','MarkerFaceColor','r')
plot(true_wpos(n,1),true_wpos(n,2),'r*','MarkerSize',12,'Linewidth',2)
xlabel(' x (m)'),ylabel('y (m)')
title(['LS for source ',num2str(n),' time step ', num2str(t)])
end
ss = get(0, 'Screensize'); %
set(gcf, 'Position', [ss(1) ss(4)/2 ss(3) ss(4)/2]);

end


%~~~~~~~~~~~~~~~~~~~PLOT final Ambiguity Surface~~~~~~~~~~~~~~~~~~~
LStotal_temp=prod(LS,3);
figure, hold on
for n=1:Nsources
    LStotal=reshape(LStotal_temp(n,:),[Ngp_y,Ngp_x,Ngp_z]);
    subplot(1,Nsources,n)
    s=pcolor(X,Y,LStotal);hold on
    s.EdgeColor='none';
    clim([0,1])
    colorbar
    axis equal
    axis tight
    hph=1;
    plot([hyph_pos(hph,1,1),hyph_pos(hph,1,end)],[hyph_pos(hph,2,1),hyph_pos(hph,2,end)],'r-','Linewidth',3),hold on
    plot(true_wpos(n,1),true_wpos(n,2),'r*','MarkerSize',12,'Linewidth',2)
    xlabel(' x (m)'),ylabel('y (m)')
    title (['Total ambiguity surface for source ', num2str(n)])
end

%~~~~~~~~~~~~ Determine Ambiguity surface Peak Height and Width~~~~~~~~~~~
disp(' ')
disp('Simulation 5: Two stationary sources, moving array, no noise on measurements.')
disp(' ')

for m=1:Nsources
    disp('--------------------------- ')
    fprintf('Source %.0f \n',m)

LStotal=reshape(LStotal_temp(m,:),[Ngp_y,Ngp_x,Ngp_z]);   
[peakdata] =findpeaks2D(X,Y,LStotal);
fprintf(['True whale end location is: [', repmat('%g, ', 1, numel(true_wpos(m,:))-1), '%g]\n'],true_wpos(m,:))
%take just one of the estimated peaks (the other is mirror image)
n=1;
estimated_position=[peakdata.peakX(n),peakdata.peakY(n),0]; %were at the moment considering 2D, so z coordinate = 0.
fprintf(['Estimated whale location is: [', repmat('%g, ', 1, numel(estimated_position)-1), '%g]\n'],estimated_position)
fprintf('Width of the peak in X dirextion %.2f \n',peakdata.peakXWidth(n))
fprintf('Width of the peak in Y dirextion %.2f \n',peakdata.peakYWidth(n))
fprintf('Ambiguity value for the estimated location is %.2f \n',peakdata.peakZ(n))
fprintf('The std used for Gaussian is %.3f \n',sig)
fprintf('Number of sensors used is %.0f \n',Nsensors)

end
%//////////////////////////////////////////////////////////////////////////